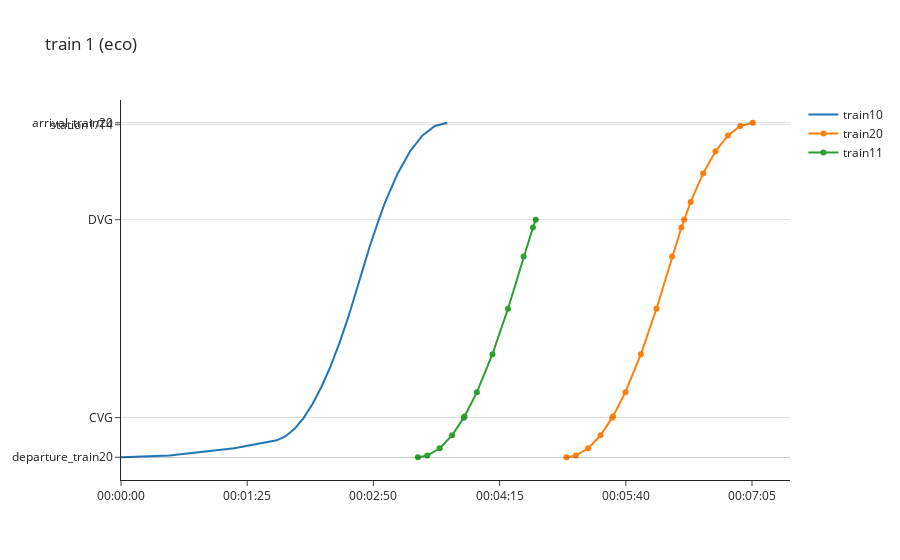

The notebook cell this image was saved under:
### Code cell
sim.add_scheduled_points(
    train="train10",
    scheduled_points=[(750.412, 155)],
    skip_run=True
)
sim.run()
sim.space_time_chart_plotly(train=1, eco_or_base='eco')

### Figure 1 — Plotly figure (JSON) as saved in the notebook; plotly's stock layout.template omitted (floating-point values rounded to 4 significant figures)
{"data": [{"name": "train10", "type": "scatter", "x": [0, 32.68, 76.26, 104.9, 110.9, 116.9, 122.9, 123.1, 128.9, 134.9, 140.9, 146.9, 152.9, 167.5, 171.7, 173.6, 178.0, 186.3, 194.7, 203.1, 211.4, 219.8], "y": [0, 8.294, 45.07, 85.44, 106.4, 143.8, 197.6, 200, 267.7, 353.8, 455.7, 572.7, 703.8, 1065, 1161, 1200, 1290, 1434, 1546, 1626, 1674, 1690]}, {"name": "train20", "type": "scatter", "x": [300, 306.3, 314.6, 323.0, 330.8, 331.4, 339.7, 350.2, 360.6, 371.2, 377.4, 379.3, 383.7, 392.1, 400.4, 408.8, 417.2, 425.5], "y": [0, 8.294, 45.07, 111.0, 200, 205.8, 328.9, 520.8, 750.4, 1014, 1161, 1200, 1290, 1434, 1546, 1626, 1674, 1690]}, {"name": "train11", "type": "scatter", "x": [200, 206.3, 214.6, 223.0, 230.8, 231.4, 239.7, 250.2, 260.6, 271.2, 277.4, 279.3, 283.7, 292.1, 300.4, 308.8, 317.2, 325.5], "y": [0, 8.294, 45.07, 111.0, 200, 205.8, 328.9, 520.8, 750.4, 1014, 1161, 1200, null, null, null, null, null, null]}], "layout": {"hovermode": "x unified", "shapes": [{"line": {"color": "black", "width": 0.5}, "type": "line", "x0": 0, "x1": 1, "xref": "x domain", "y0": 0, "y1": 0, "yref": "y"}, {"line": {"color": "black", "width": 0.5}, "type": "line", "x0": 0, "x1": 1, "xref": "x domain", "y0": 0, "y1": 0, "yref": "y"}, {"line": {"color": "black", "width": 0.5}, "type": "line", "x0": 0, "x1": 1, "xref": "x domain", "y0": 200, "y1": 200, "yref": "y"}, {"line": {"color": "black", "width": 0.5}, "type": "line", "x0": 0, "x1": 1, "xref": "x domain", "y0": 1200, "y1": 1200, "yref": "y"}, {"line": {"color": "black", "width": 0.5}, "type": "line", "x0": 0, "x1": 1, "xref": "x domain", "y0": 1680, "y1": 1680, "yref": "y"}, {"line": {"color": "black", "width": 0.5}, "type": "line", "x0": 0, "x1": 1, "xref": "x domain", "y0": 1690, "y1": 1690, "yref": "y"}], "title": {"text": "train 1 (eco)"}, "xaxis": {"tickmode": "array", "ticktext": ["00:00:00", "00:01:25", "00:02:50", "00:04:15", "00:05:40", "00:07:05", "00:08:30"], "tickvals": [0, 85, 170, 255, 340, 425, 510]}, "yaxis": {"tickmode": "array", "ticktext": ["departure_train20", "station0/T1", "CVG", "DVG", "station1/T4", "arrival_train20"], "tickvals": [0, 0, 200, 1200, 1680, 1690]}}}
